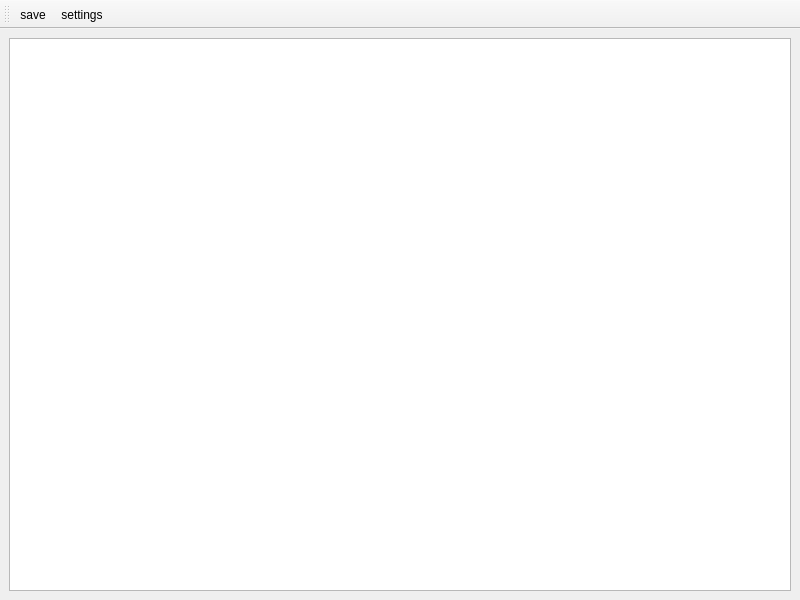
<?xml version="1.0" encoding="UTF-8"?>
<ui version="4.0">
 <class>MainWindow</class>
 <widget class="QMainWindow" name="MainWindow">
  <property name="geometry">
   <rect>
    <x>0</x>
    <y>0</y>
    <width>800</width>
    <height>600</height>
   </rect>
  </property>
  <property name="windowTitle">
   <string>MainWindow</string>
  </property>
  <widget class="QWidget" name="centralwidget">
   <layout class="QVBoxLayout" name="verticalLayout">
    <item>
     <widget class="QTextBrowser" name="text_browser">
      <property name="lineWrapMode">
       <enum>QTextEdit::NoWrap</enum>
      </property>
      <property name="html">
       <string>&lt;!DOCTYPE HTML PUBLIC &quot;-//W3C//DTD HTML 4.0//EN&quot; &quot;http://www.w3.org/TR/REC-html40/strict.dtd&quot;&gt;
&lt;html&gt;&lt;head&gt;&lt;meta name=&quot;qrichtext&quot; content=&quot;1&quot; /&gt;&lt;style type=&quot;text/css&quot;&gt;
p, li { white-space: pre-wrap; }
&lt;/style&gt;&lt;/head&gt;&lt;body style=&quot; font-family:'Ubuntu'; font-size:11pt; font-weight:400; font-style:normal;&quot;&gt;
&lt;p style=&quot;-qt-paragraph-type:empty; margin-top:0px; margin-bottom:0px; margin-left:0px; margin-right:0px; -qt-block-indent:0; text-indent:0px; font-family:'monospace';&quot;&gt;&lt;br /&gt;&lt;/p&gt;&lt;/body&gt;&lt;/html&gt;</string>
      </property>
     </widget>
    </item>
   </layout>
  </widget>
  <widget class="QMenuBar" name="menubar">
   <property name="geometry">
    <rect>
     <x>0</x>
     <y>0</y>
     <width>800</width>
     <height>27</height>
    </rect>
   </property>
  </widget>
  <widget class="QToolBar" name="toolBar">
   <property name="windowTitle">
    <string>toolBar</string>
   </property>
   <attribute name="toolBarArea">
    <enum>TopToolBarArea</enum>
   </attribute>
   <attribute name="toolBarBreak">
    <bool>false</bool>
   </attribute>
   <addaction name="action_save"/>
   <addaction name="action_settings"/>
  </widget>
  <action name="action_save">
   <property name="icon">
    <iconset resource="../res.qrc">
     <normaloff>:/res/ui/res/save.png</normaloff>:/res/ui/res/save.png</iconset>
   </property>
   <property name="text">
    <string>save</string>
   </property>
   <property name="toolTip">
    <string>Save report</string>
   </property>
   <property name="shortcut">
    <string>Ctrl+S</string>
   </property>
  </action>
  <action name="action_settings">
   <property name="icon">
    <iconset resource="../res.qrc">
     <normaloff>:/res/ui/res/settings.png</normaloff>:/res/ui/res/settings.png</iconset>
   </property>
   <property name="text">
    <string>settings</string>
   </property>
   <property name="shortcut">
    <string>Ctrl+Shift+S</string>
   </property>
  </action>
 </widget>
 <resources>
  <include location="../res.qrc"/>
 </resources>
 <connections/>
</ui>
